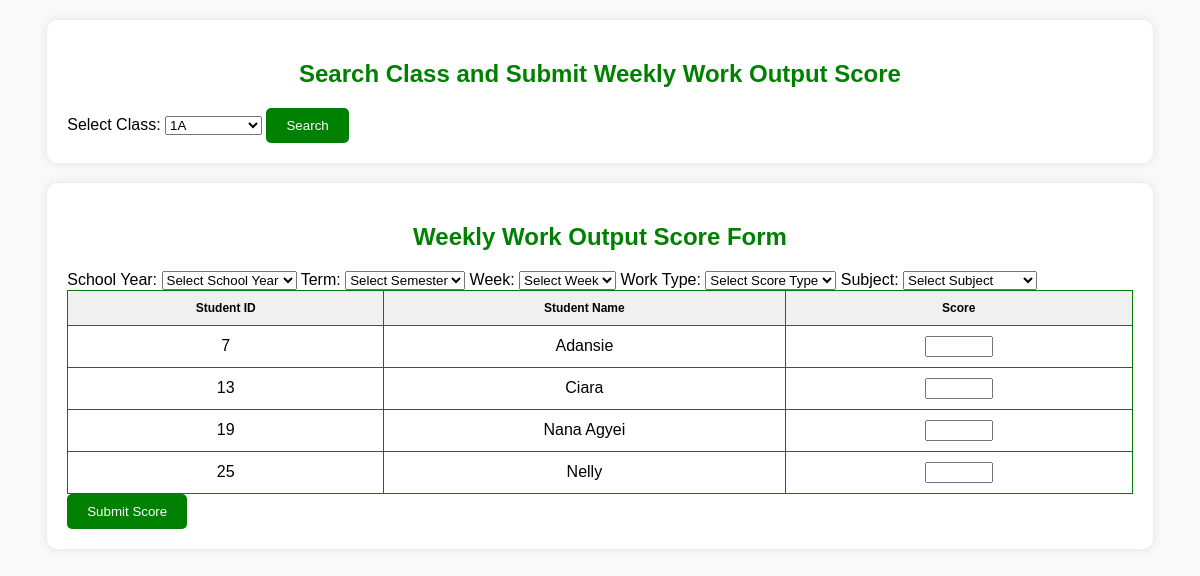
Page /pages/wkop.php?class=1A on the committed database.
### tables this page shows
CREATE TABLE `student` (
  `student_id` int(11) NOT NULL,
  `index_number` varchar(50) DEFAULT NULL,
  `fname` varchar(100) NOT NULL,
  `mname` varchar(100) NOT NULL,
  `surname` varchar(100) NOT NULL,
  `name` varchar(100) DEFAULT NULL,
  `date_of_birth` date DEFAULT NULL,
  `admission_date` date NOT NULL,
  `gender` varchar(20) NOT NULL,
  `hall` varchar(100) NOT NULL,
  `program` varchar(100) NOT NULL,
  `class` varchar(50) DEFAULT NULL,
  `school_year` varchar(50) DEFAULT NULL,
  `location` varchar(100) DEFAULT NULL,
  `password` varchar(255) DEFAULT NULL
);

### pages/wkop.php (the view, shortened to what this page needs)
<?php
include '../incl/ShaConnect.php';
$classSql = "SELECT DISTINCT class FROM student";
$classResult = $conn->query($classSql);
$classes = [];
if ($classResult && $classResult->num_rows > 0) {
    while ($row = $classResult->fetch_assoc()) {
        $classes[] = $row['class'];
    }
}
$students = [];
$class = '';
if (isset($_GET['class']) && !empty($_GET['class'])) {
    $class = $_GET['class'];
    $studentSql = "SELECT * FROM student WHERE class = '$class'";
    $studentResult = $conn->query($studentSql);
    if ($studentResult && $studentResult->num_rows > 0) {
        while ($row = $studentResult->fetch_assoc()) {
            $students[] = $row;
        }
    }
}
?>
<!DOCTYPE html>
<html lang="en">
<head>
</head>
<body>
<div class="form-container">
    <h2>Search Class and Submit Weekly Work Output Score</h2>
    <form method="GET">
        <label for="class">Select Class:</label>
        <select name="class" id="class" required>
            <?php foreach ($classes as $className): ?>
                <option value="<?php echo $className; ?>" <?php echo ($class == $className) ? 'selected' : ''; ?>>
                    <?php echo $className; ?>
                </option>
            <?php endforeach; ?>
        </select>
        <button type="submit">Search</button>
    </form>
</div>
<div class="form-container">
    <h2>Weekly Work Output Score Form</h2>
    <form method="POST">
        <label for="school_year">School Year:</label>
        <select name="school_year" id="school_year" required>
            <option value="">Select School Year</option>
        </select>
        <label for="semester">Term:</label>
        <select name="semester" id="semester" required>
            <option value="">Select Semester</option>
        </select>
        <label for="week">Week:</label>
        <select name="week" id="week" required>
            <option value="">Select Week</option>
        </select>
        <label for="wkop_type">Work Type:</label>
        <select name="wkop_type" id="wkop_type" required>
            <option value="">Select Score Type</option>
        </select>
        <label for="subject">Subject:</label>
        <select name="subject" id="subject" required>
            <option value="">Select Subject</option>
        </select>
        <table>
            <thead>
            <tr>
                <th>Student ID</th>
                <th>Student Name</th>
                <th>Score</th>
            </tr>
            </thead>
            <tbody>
            <?php if (!empty($students)): ?>
                <?php foreach ($students as $student): ?>
                    <tr>
                        <td><?php echo $student['student_id']; ?></td>
                        <td><?php echo $student['name']; ?></td>
                        <td><input type="number" name="students[<?php echo $student['student_id']; ?>][score]" min="0" max="100"></td>
                    </tr>
                <?php endforeach; ?>
            <?php else: ?>
                <tr>
                    <td colspan="3">No students found for the selected class.</td>
                </tr>
            <?php endif; ?>
            </tbody>
        </table>
        <button type="submit">Submit Score</button>
    </form>
</div>
</body>
</html>

### pages/wkop.php (style rules this page uses)
body { font-family: Arial, sans-serif; background-color: #f9f9f9; }
.form-container, .table-container { width: 90%; margin: 20px auto; padding: 20px; background-color: white; border-radius: 10px; box-shadow: 0 0 10px rgba(0, 0, 0, 0.1); }
h2 { text-align: center; color: green; }
table { width: 100%; border-collapse: collapse; }
th, td { padding: 10px; border: 1px solid green; text-align: center; }
th { background-color: #f0f0f0; font-size: 12px; }
input[type="number"] { width: 60px; }
.form-container button { padding: 10px 20px; background-color: green; color: white; border: none; cursor: pointer; border-radius: 5px; }

### rows in the picture
student: student_id "7", name "Adansie"
student: student_id "13", name "Ciara"
student: student_id "19", name "Nana Agyei"
student: student_id "25", name "Nelly"

### other values in the picture
form field class "1A"
